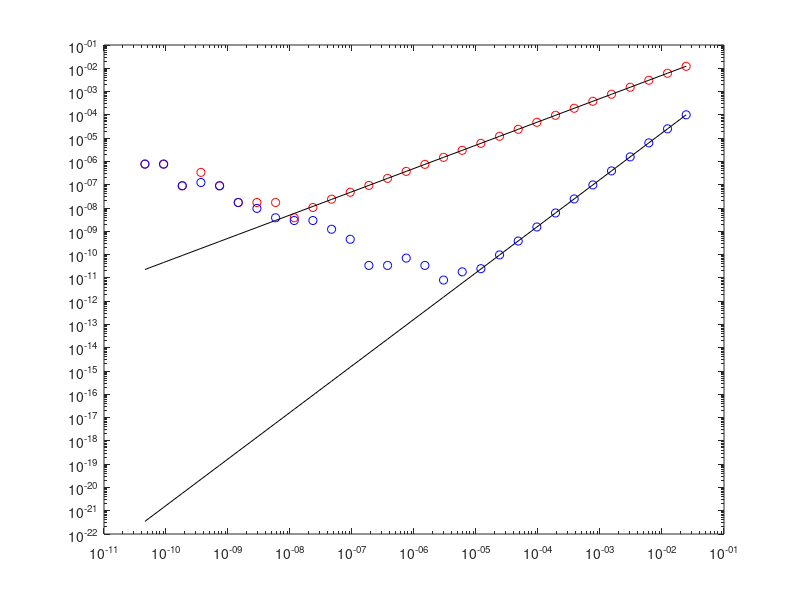

Write the MATLAB code that produced this figure.
clear all; close all;
x = pi/4;

h0 = pi/64;

for k = 1:30

    h = h0/(2^k)

    fd1 = (cos(x + h) - cos(x))/h

    fd2 = (cos(x + h) - cos(x - h))/2/h

    exact = -sin(x);

    err1(k) = abs(exact - fd1)/abs(exact)
    err2(k) = abs(exact - fd2)/abs(exact)
    
    h_array(k) = h
    
end

figure(1)
loglog(h_array, err1, 'ro')
hold on
loglog(h_array, h_array/2, 'k')

loglog(h_array, err2, 'bo')
loglog(h_array, h_array.^2/6, 'k')